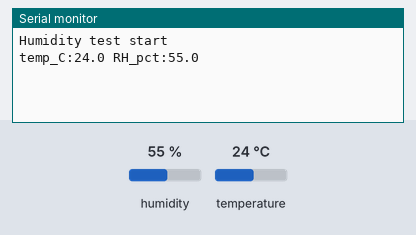
A sketch run on a simulated Arduino Uno, built with avr-gcc and run on an emulated ATmega328P. Shown: the last lines printed to the serial monitor. Wiring (inferred from the names in the program): HTU21/Si7021 sensor at I2C address 0x40. The inputs (shaded band) are chosen by the test bench; at power-on: humidity 55 %, temperature 24 °C.

Above: at 1.3 s.
1.4 s: humidity set to 22 %
At 1.4 s:
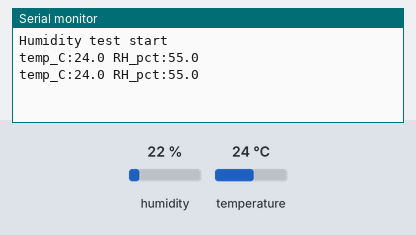
2.9 s: temperature set to 12 °C
At 3.9 s:
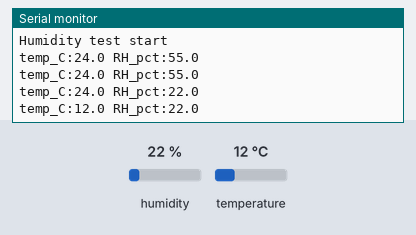
4.4 s: humidity set to 40 %
At 5.4 s:
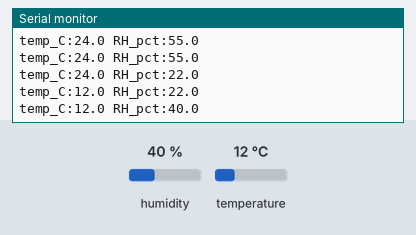
Timing chart, 0 to 7.4 s (numbered marks = the images above; inputs shaded):
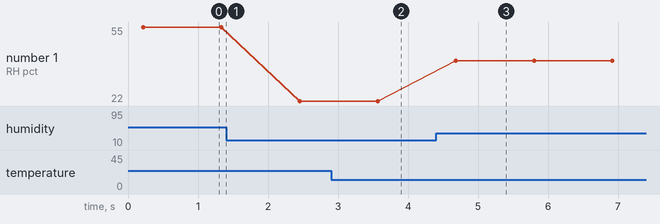

The sketch:

humidity_v1_read.ino
```cpp
// humidity_v1_read.ino
// Humidity test v1: temperature and humidity once a second (HTU21D/SHT21/Si7021, address 0x40).
// Wiring: Vdd to 3.3V (never 5V), GND to GND, SDA to A4 (Uno) or 11 (MKR), SCL to A5 (Uno) or 12 (MKR).
#include <Wire.h>
const byte ADDR = 0x40;

uint16_t readRaw(byte cmd, int waitMs) {
  Wire.beginTransmission(ADDR); Wire.write(cmd); Wire.endTransmission();
  delay(waitMs);                               // the chip needs time to measure
  Wire.requestFrom(ADDR, (byte)3);             // 2 data bytes + 1 checksum
  uint16_t raw = (Wire.read() << 8) | Wire.read();
  Wire.read();                                 // checksum, ignored for now
  return raw & 0xFFFC;                         // bottom 2 bits are status, not data
}

void setup() {
  Serial.begin(9600);
  Wire.begin();
#if defined(ARDUINO_ARCH_AVR)
  digitalWrite(SDA, LOW);                      // Uno: turn off the 5 V internal pull-ups
  digitalWrite(SCL, LOW);
#endif
  delay(100);
  Serial.println("Humidity test start");
  Wire.beginTransmission(ADDR);
  if (Wire.endTransmission() != 0) {
    Serial.println("Nothing at 0x40. Devices found:");
    for (byte a = 1; a < 127; a++) {
      Wire.beginTransmission(a);
      if (Wire.endTransmission() == 0) { Serial.print(" 0x"); Serial.println(a, HEX); }
    }
    while (true) {}
  }
}

void loop() {
  float t  = -46.85 + 175.72 * readRaw(0xF3, 85) / 65536.0;   // datasheet formula
  float rh = -6.0   + 125.0  * readRaw(0xF5, 30) / 65536.0;
  Serial.print("temp_C:"); Serial.print(t, 1);
  Serial.print(" RH_pct:"); Serial.println(rh, 1);
  delay(1000);
}
```

Measured:
- after the input at 2.9 s, the serial monitor: prints a new line after 0.67 s (image 2)
- after the input at 4.4 s, the serial monitor: prints a new line after 0.29 s (image 3)
- plotted number 1: 55 → 22 after the input at 1.4 s, 22 → 40 after the input at 4.4 s
